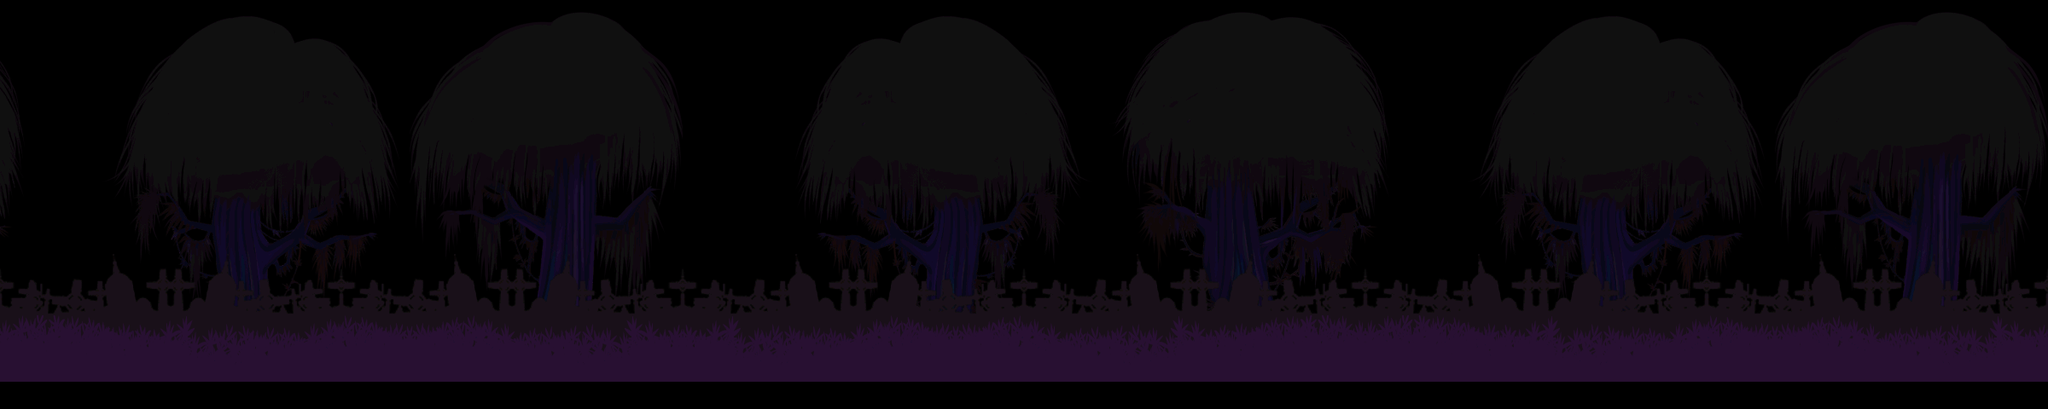

Below is a game level as drawn by its tile map, then a one-line description and the .tmx that defines it (tile-layer data replaced by summaries):
An orthogonal 60x12 tile map with 40x40 px tiles, 3 tile layers (zhongjing1, zhongjing2, zhongjing3).

<map version="1.0" orientation="orthogonal" width="60" height="12" tilewidth="40" tileheight="40">
 <tileset firstgid="1" name="b-zhongjing" tilewidth="40" tileheight="40">
  <image source="b-zhongjing.png" width="1031" height="1926" />
 </tileset>
 <layer name="zhongjing1" width="60" height="12">
  <data>[720 cells, 623 non-empty, 315 distinct tile ids]</data>
 </layer>
 <layer name="zhongjing2" width="60" height="12">
  <data>[720 cells, 301 non-empty, 25 distinct tile ids]</data>
 </layer>
 <layer name="zhongjing3" width="60" height="12">
  <data>[720 cells, 240 non-empty, 48 distinct tile ids]</data>
 </layer>
</map>
